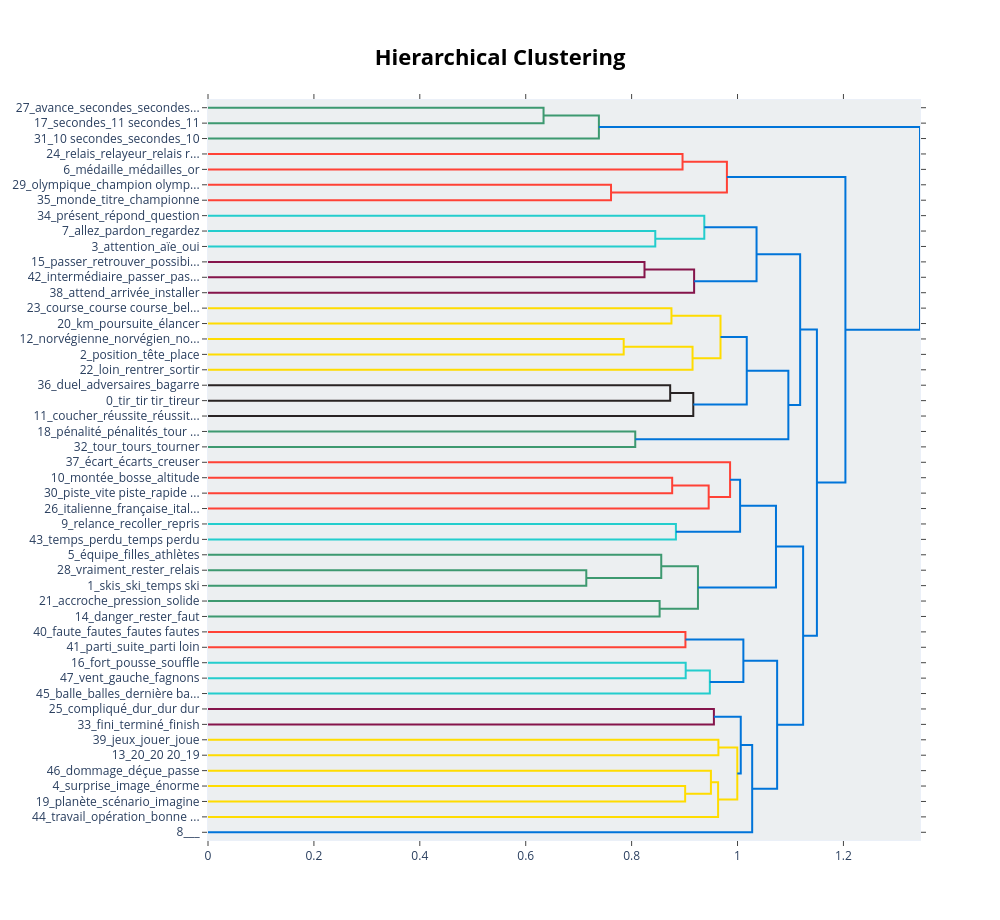

Source (notebook cell):
### Markdown cell above
Unserpervised topic model based on the corpus.
*If using CPU, please remove the "device" argument in* `SentenceTransformer`.

### Code cell
from bertopic import BERTopic
from sentence_transformers import SentenceTransformer
from sklearn.feature_extraction.text import CountVectorizer
from umap import UMAP
import hdbscan

# Stopwords list
STOPWORDS = [x.strip() for x in open('stopwords.txt').readlines()]

# Docs 
docs = df["text"]

# Vectorizer for topic representation
vectorizer_model = CountVectorizer(
    stop_words=STOPWORDS,
    ngram_range=(1,2),
    min_df=2
    #token_pattern=r"\b(?!\w*[A-Z])\w+\b" # theoreticaly removes words with capital letters once embeddings are done
)

# To control for number and size of clusters
hdbscan_model = hdbscan.HDBSCAN(
    min_cluster_size=50,      # high for larger topics
    min_samples=10,
    cluster_selection_epsilon=0.1,
    cluster_selection_method='leaf',
    prediction_data=True
)

# Load CamemBERT embedding model
embedding_model = SentenceTransformer("dangvantuan/sentence-camembert-base", device="cuda") # remove device if CPU

# Build BERTopic model
topic_model = BERTopic(
    embedding_model=embedding_model,
    vectorizer_model=vectorizer_model,
    hdbscan_model=hdbscan_model,
    language="french",
    calculate_probabilities=True,
    verbose=True,
    seed_topic_list=None    
)

# Fit the model
topics, probs = topic_model.fit_transform(docs)

# Show discovered topics
# print(topic_model.get_topic_info())

### Figure 1 — Plotly figure (JSON) as saved in the notebook; plotly's stock layout.template omitted (floating-point values rounded to 4 significant figures)
{"data": [{"hoverinfo": "text", "marker": {"color": "rgb(61,153,112)"}, "mode": "lines", "type": "scatter", "x": [0.0, 0.6337, 0.6337, 0.0], "xaxis": "x", "y": [-5.0, -5.0, -15.0, -15.0], "yaxis": "y"}, {"hoverinfo": "text", "marker": {"color": "rgb(61,153,112)"}, "mode": "lines", "type": "scatter", "x": [0.6337, 0.7382, 0.7382, 0.0], "xaxis": "x", "y": [-10.0, -10.0, -25.0, -25.0], "yaxis": "y"}, {"hoverinfo": "text", "marker": {"color": "rgb(255,65,54)"}, "mode": "lines", "type": "scatter", "x": [0.0, 0.8962, 0.8962, 0.0], "xaxis": "x", "y": [-35.0, -35.0, -45.0, -45.0], "yaxis": "y"}, {"hoverinfo": "text", "marker": {"color": "rgb(255,65,54)"}, "mode": "lines", "type": "scatter", "x": [0.0, 0.7611, 0.7611, 0.0], "xaxis": "x", "y": [-55.0, -55.0, -65.0, -65.0], "yaxis": "y"}, {"hoverinfo": "text", "marker": {"color": "rgb(255,65,54)"}, "mode": "lines", "type": "scatter", "x": [0.8962, 0.98, 0.98, 0.7611], "xaxis": "x", "y": [-40.0, -40.0, -60.0, -60.0], "yaxis": "y"}, {"hoverinfo": "text", "marker": {"color": "rgb(35,205,205)"}, "mode": "lines", "type": "scatter", "x": [0.0, 0.8447, 0.8447, 0.0], "xaxis": "x", "y": [-85.0, -85.0, -95.0, -95.0], "yaxis": "y"}, {"hoverinfo": "text", "marker": {"color": "rgb(35,205,205)"}, "mode": "lines", "type": "scatter", "x": [0.0, 0.9373, 0.9373, 0.8447], "xaxis": "x", "y": [-75.0, -75.0, -90.0, -90.0], "yaxis": "y"}, {"hoverinfo": "text", "marker": {"color": "rgb(133,20,75)"}, "mode": "lines", "type": "scatter", "x": [0.0, 0.8243, 0.8243, 0.0], "xaxis": "x", "y": [-105.0, -105.0, -115.0, -115.0], "yaxis": "y"}, {"hoverinfo": "text", "marker": {"color": "rgb(133,20,75)"}, "mode": "lines", "type": "scatter", "x": [0.8243, 0.918, 0.918, 0.0], "xaxis": "x", "y": [-110.0, -110.0, -125.0, -125.0], "yaxis": "y"}, {"hoverinfo": "text", "marker": {"color": "rgb(0,116,217)"}, "mode": "lines", "type": "scatter", "x": [0.9373, 1.036, 1.036, 0.918], "xaxis": "x", "y": [-82.5, -82.5, -117.5, -117.5], "yaxis": "y"}, {"hoverinfo": "text", "marker": {"color": "rgb(255,220,0)"}, "mode": "lines", "type": "scatter", "x": [0.0, 0.8752, 0.8752, 0.0], "xaxis": "x", "y": [-135.0, -135.0, -145.0, -145.0], "yaxis": "y"}, {"hoverinfo": "text", "marker": {"color": "rgb(255,220,0)"}, "mode": "lines", "type": "scatter", "x": [0.0, 0.785, 0.785, 0.0], "xaxis": "x", "y": [-155.0, -155.0, -165.0, -165.0], "yaxis": "y"}, {"hoverinfo": "text", "marker": {"color": "rgb(255,220,0)"}, "mode": "lines", "type": "scatter", "x": [0.785, 0.9151, 0.9151, 0.0], "xaxis": "x", "y": [-160.0, -160.0, -175.0, -175.0], "yaxis": "y"}, {"hoverinfo": "text", "marker": {"color": "rgb(255,220,0)"}, "mode": "lines", "type": "scatter", "x": [0.8752, 0.9678, 0.9678, 0.9151], "xaxis": "x", "y": [-140.0, -140.0, -167.5, -167.5], "yaxis": "y"}, {"hoverinfo": "text", "marker": {"color": "rgb(40,35,35)"}, "mode": "lines", "type": "scatter", "x": [0.0, 0.8728, 0.8728, 0.0], "xaxis": "x", "y": [-185.0, -185.0, -195.0, -195.0], "yaxis": "y"}, {"hoverinfo": "text", "marker": {"color": "rgb(40,35,35)"}, "mode": "lines", "type": "scatter", "x": [0.8728, 0.9164, 0.9164, 0.0], "xaxis": "x", "y": [-190.0, -190.0, -205.0, -205.0], "yaxis": "y"}, {"hoverinfo": "text", "marker": {"color": "rgb(0,116,217)"}, "mode": "lines", "type": "scatter", "x": [0.9678, 1.017, 1.017, 0.9164], "xaxis": "x", "y": [-153.8, -153.8, -197.5, -197.5], "yaxis": "y"}, {"hoverinfo": "text", "marker": {"color": "rgb(61,153,112)"}, "mode": "lines", "type": "scatter", "x": [0.0, 0.8069, 0.8069, 0.0], "xaxis": "x", "y": [-215.0, -215.0, -225.0, -225.0], "yaxis": "y"}, {"hoverinfo": "text", "marker": {"color": "rgb(0,116,217)"}, "mode": "lines", "type": "scatter", "x": [1.017, 1.096, 1.096, 0.8069], "xaxis": "x", "y": [-175.6, -175.6, -220.0, -220.0], "yaxis": "y"}, {"hoverinfo": "text", "marker": {"color": "rgb(0,116,217)"}, "mode": "lines", "type": "scatter", "x": [1.036, 1.118, 1.118, 1.096], "xaxis": "x", "y": [-100.0, -100.0, -197.8, -197.8], "yaxis": "y"}, {"hoverinfo": "text", "marker": {"color": "rgb(255,65,54)"}, "mode": "lines", "type": "scatter", "x": [0.0, 0.8766, 0.8766, 0.0], "xaxis": "x", "y": [-245.0, -245.0, -255.0, -255.0], "yaxis": "y"}, {"hoverinfo": "text", "marker": {"color": "rgb(255,65,54)"}, "mode": "lines", "type": "scatter", "x": [0.8766, 0.9455, 0.9455, 0.0], "xaxis": "x", "y": [-250.0, -250.0, -265.0, -265.0], "yaxis": "y"}, {"hoverinfo": "text", "marker": {"color": "rgb(255,65,54)"}, "mode": "lines", "type": "scatter", "x": [0.0, 0.9859, 0.9859, 0.9455], "xaxis": "x", "y": [-235.0, -235.0, -257.5, -257.5], "yaxis": "y"}, {"hoverinfo": "text", "marker": {"color": "rgb(35,205,205)"}, "mode": "lines", "type": "scatter", "x": [0.0, 0.8836, 0.8836, 0.0], "xaxis": "x", "y": [-275.0, -275.0, -285.0, -285.0], "yaxis": "y"}, {"hoverinfo": "text", "marker": {"color": "rgb(0,116,217)"}, "mode": "lines", "type": "scatter", "x": [0.9859, 1.005, 1.005, 0.8836], "xaxis": "x", "y": [-246.2, -246.2, -280.0, -280.0], "yaxis": "y"}, {"hoverinfo": "text", "marker": {"color": "rgb(61,153,112)"}, "mode": "lines", "type": "scatter", "x": [0.0, 0.7144, 0.7144, 0.0], "xaxis": "x", "y": [-305.0, -305.0, -315.0, -315.0], "yaxis": "y"}, {"hoverinfo": "text", "marker": {"color": "rgb(61,153,112)"}, "mode": "lines", "type": "scatter", "x": [0.0, 0.856, 0.856, 0.7144], "xaxis": "x", "y": [-295.0, -295.0, -310.0, -310.0], "yaxis": "y"}, {"hoverinfo": "text", "marker": {"color": "rgb(61,153,112)"}, "mode": "lines", "type": "scatter", "x": [0.0, 0.8529, 0.8529, 0.0], "xaxis": "x", "y": [-325.0, -325.0, -335.0, -335.0], "yaxis": "y"}, {"hoverinfo": "text", "marker": {"color": "rgb(61,153,112)"}, "mode": "lines", "type": "scatter", "x": [0.856, 0.9253, 0.9253, 0.8529], "xaxis": "x", "y": [-302.5, -302.5, -330.0, -330.0], "yaxis": "y"}, {"hoverinfo": "text", "marker": {"color": "rgb(0,116,217)"}, "mode": "lines", "type": "scatter", "x": [1.005, 1.073, 1.073, 0.9253], "xaxis": "x", "y": [-263.1, -263.1, -316.2, -316.2], "yaxis": "y"}, {"hoverinfo": "text", "marker": {"color": "rgb(255,65,54)"}, "mode": "lines", "type": "scatter", "x": [0.0, 0.9016, 0.9016, 0.0], "xaxis": "x", "y": [-345.0, -345.0, -355.0, -355.0], "yaxis": "y"}, {"hoverinfo": "text", "marker": {"color": "rgb(35,205,205)"}, "mode": "lines", "type": "scatter", "x": [0.0, 0.9021, 0.9021, 0.0], "xaxis": "x", "y": [-365.0, -365.0, -375.0, -375.0], "yaxis": "y"}, {"hoverinfo": "text", "marker": {"color": "rgb(35,205,205)"}, "mode": "lines", "type": "scatter", "x": [0.9021, 0.9477, 0.9477, 0.0], "xaxis": "x", "y": [-370.0, -370.0, -385.0, -385.0], "yaxis": "y"}, {"hoverinfo": "text", "marker": {"color": "rgb(0,116,217)"}, "mode": "lines", "type": "scatter", "x": [0.9016, 1.011, 1.011, 0.9477], "xaxis": "x", "y": [-350.0, -350.0, -377.5, -377.5], "yaxis": "y"}, {"hoverinfo": "text", "marker": {"color": "rgb(133,20,75)"}, "mode": "lines", "type": "scatter", "x": [0.0, 0.9554, 0.9554, 0.0], "xaxis": "x", "y": [-395.0, -395.0, -405.0, -405.0], "yaxis": "y"}, {"hoverinfo": "text", "marker": {"color": "rgb(255,220,0)"}, "mode": "lines", "type": "scatter", "x": [0.0, 0.9639, 0.9639, 0.0], "xaxis": "x", "y": [-415.0, -415.0, -425.0, -425.0], "yaxis": "y"}, {"hoverinfo": "text", "marker": {"color": "rgb(255,220,0)"}, "mode": "lines", "type": "scatter", "x": [0.0, 0.9011, 0.9011, 0.0], "xaxis": "x", "y": [-445.0, -445.0, -455.0, -455.0], "yaxis": "y"}, {"hoverinfo": "text", "marker": {"color": "rgb(255,220,0)"}, "mode": "lines", "type": "scatter", "x": [0.0, 0.9497, 0.9497, 0.9011], "xaxis": "x", "y": [-435.0, -435.0, -450.0, -450.0], "yaxis": "y"}, {"hoverinfo": "text", "marker": {"color": "rgb(255,220,0)"}, "mode": "lines", "type": "scatter", "x": [0.9497, 0.9633, 0.9633, 0.0], "xaxis": "x", "y": [-442.5, -442.5, -465.0, -465.0], "yaxis": "y"}, {"hoverinfo": "text", "marker": {"color": "rgb(255,220,0)"}, "mode": "lines", "type": "scatter", "x": [0.9639, 0.9996, 0.9996, 0.9633], "xaxis": "x", "y": [-420.0, -420.0, -453.8, -453.8], "yaxis": "y"}, {"hoverinfo": "text", "marker": {"color": "rgb(0,116,217)"}, "mode": "lines", "type": "scatter", "x": [0.9554, 1.006, 1.006, 0.9996], "xaxis": "x", "y": [-400.0, -400.0, -436.9, -436.9], "yaxis": "y"}, {"hoverinfo": "text", "marker": {"color": "rgb(0,116,217)"}, "mode": "lines", "type": "scatter", "x": [1.006, 1.028, 1.028, 0.0], "xaxis": "x", "y": [-418.4, -418.4, -475.0, -475.0], "yaxis": "y"}, {"hoverinfo": "text", "marker": {"color": "rgb(0,116,217)"}, "mode": "lines", "type": "scatter", "x": [1.011, 1.075, 1.075, 1.028], "xaxis": "x", "y": [-363.8, -363.8, -446.7, -446.7], "yaxis": "y"}, {"hoverinfo": "text", "marker": {"color": "rgb(0,116,217)"}, "mode": "lines", "type": "scatter", "x": [1.073, 1.124, 1.124, 1.075], "xaxis": "x", "y": [-289.7, -289.7, -405.2, -405.2], "yaxis": "y"}, {"hoverinfo": "text", "marker": {"color": "rgb(0,116,217)"}, "mode": "lines", "type": "scatter", "x": [1.118, 1.15, 1.15, 1.124], "xaxis": "x", "y": [-148.9, -148.9, -347.5, -347.5], "yaxis": "y"}, {"hoverinfo": "text", "marker": {"color": "rgb(0,116,217)"}, "mode": "lines", "type": "scatter", "x": [0.98, 1.204, 1.204, 1.15], "xaxis": "x", "y": [-50.0, -50.0, -248.2, -248.2], "yaxis": "y"}, {"hoverinfo": "text", "marker": {"color": "rgb(0,116,217)"}, "mode": "lines", "type": "scatter", "x": [0.7382, 1.345, 1.345, 1.204], "xaxis": "x", "y": [-17.5, -17.5, -149.1, -149.1], "yaxis": "y"}], "layout": {"autosize": false, "height": 920, "hoverlabel": {"bgcolor": "white", "font": {"family": "Rockwell", "size": 16}}, "hovermode": "closest", "plot_bgcolor": "#ECEFF1", "showlegend": false, "title": {"font": {"color": "Black", "size": 22}, "text": "<b>Hierarchical Clustering</b>", "x": 0.5, "xanchor": "center", "yanchor": "top"}, "width": 1000, "xaxis": {"mirror": "allticks", "rangemode": "tozero", "showgrid": false, "showline": true, "showticklabels": true, "ticks": "outside", "type": "linear", "zeroline": false}, "yaxis": {"mirror": "allticks", "range": [-480, 0], "rangemode": "tozero", "showgrid": false, "showline": true, "showticklabels": true, "tickmode": "array", "ticks": "outside", "ticktext": ["27_avance_secondes_secondes...", "17_secondes_11 secondes_11", "31_10 secondes_secondes_10", "24_relais_relayeur_relais r...", "6_médaille_médailles_or", "29_olympique_champion olymp...", "35_monde_titre_championne", "34_présent_répond_question", "7_allez_pardon_regardez", "3_attention_aïe_oui", "15_passer_retrouver_possibi...", "42_intermédiaire_passer_pas...", "38_attend_arrivée_installer", "23_course_course course_bel...", "20_km_poursuite_élancer", "12_norvégienne_norvégien_no...", "2_position_tête_place", "22_loin_rentrer_sortir", "36_duel_adversaires_bagarre", "0_tir_tir tir_tireur", "11_coucher_réussite_réussit...", "18_pénalité_pénalités_tour ...", "32_tour_tours_tourner", "37_écart_écarts_creuser", "10_montée_bosse_altitude", "30_piste_vite piste_rapide ...", "26_italienne_française_ital...", "9_relance_recoller_repris", "43_temps_perdu_temps perdu", "5_équipe_filles_athlètes", "28_vraiment_rester_relais", "1_skis_ski_temps ski", "21_accroche_pression_solide", "14_danger_rester_faut", "40_faute_fautes_fautes fautes", "41_parti_suite_parti loin", "16_fort_pousse_souffle", "47_vent_gauche_fagnons", "45_balle_balles_dernière ba...", "25_compliqué_dur_dur dur", "33_fini_terminé_finish", "39_jeux_jouer_joue", "13_20_20 20_19", "46_dommage_déçue_passe", "4_surprise_image_énorme", "19_planète_scénario_imagine", "44_travail_opération_bonne ...", "8___"], "tickvals": [-5, -15, -25, -35, -45, -55, -65, -75, -85, -95, -105, -115, -125, -135, -145, -155, -165, -175, -185, -195, -205, -215, -225, -235, -245, -255, -265, -275, -285, -295, -305, -315, -325, -335, -345, -355, -365, -375, -385, -395, -405, -415, -425, -435, -445, -455, -465, -475], "type": "linear", "zeroline": false}}}
